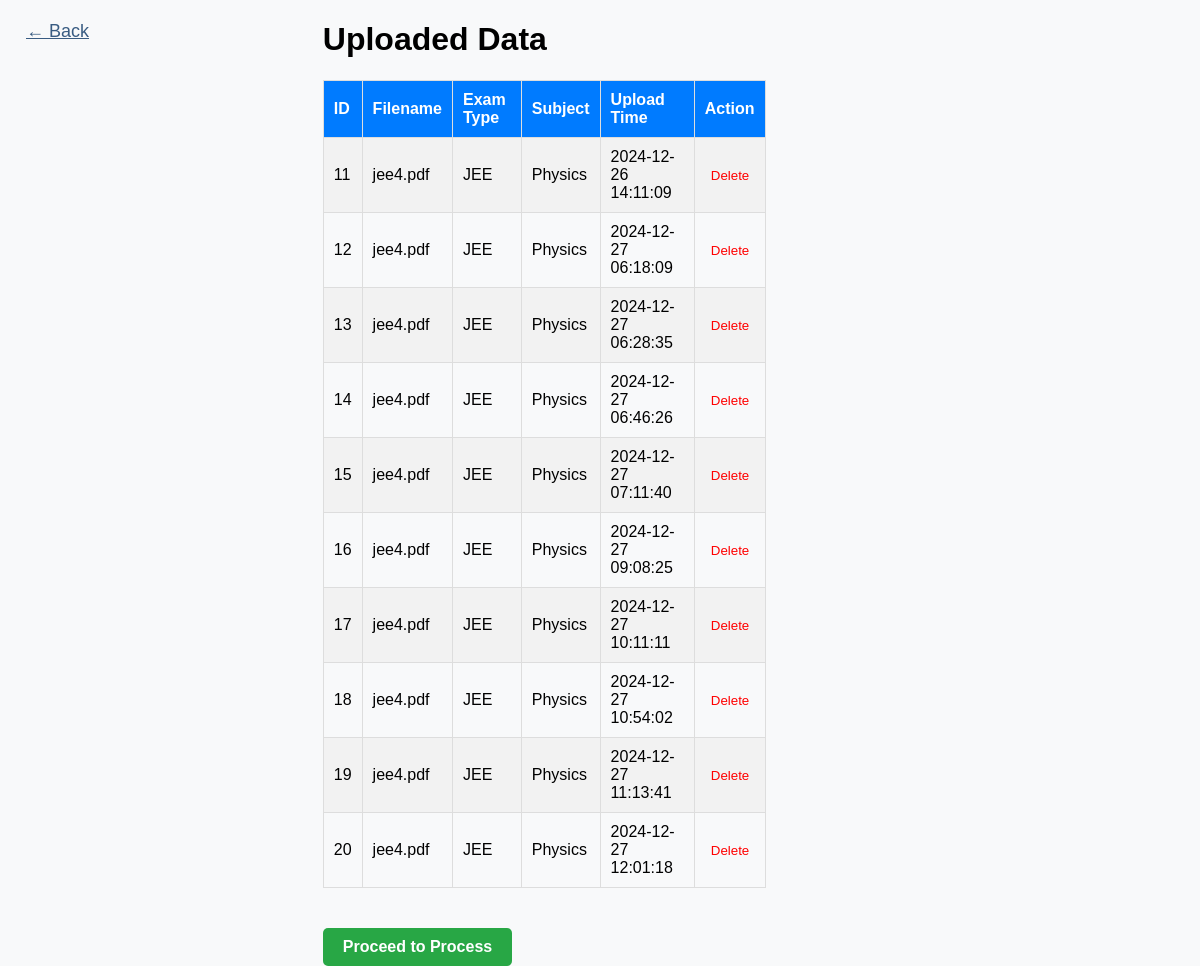
Before: /view_data with the older database file.
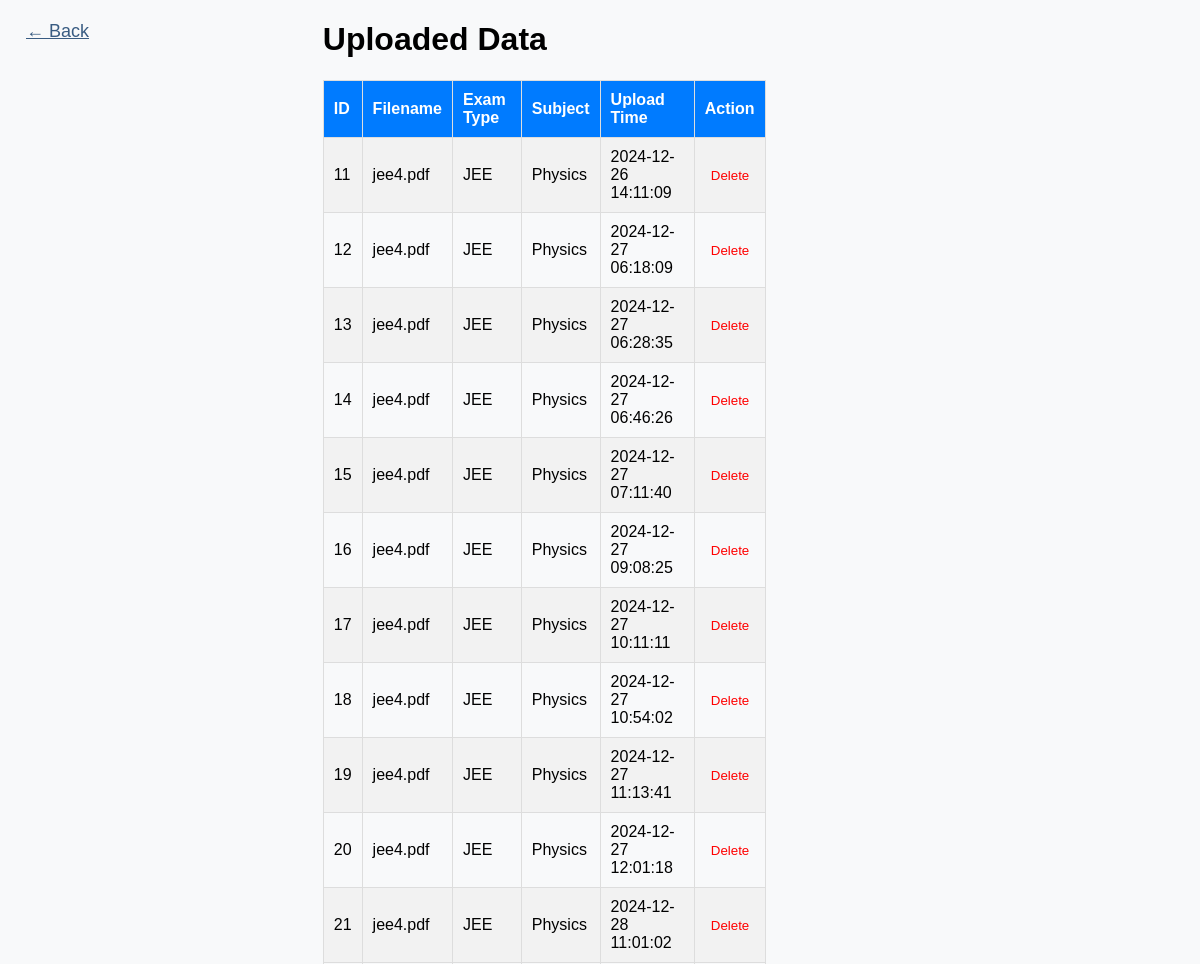
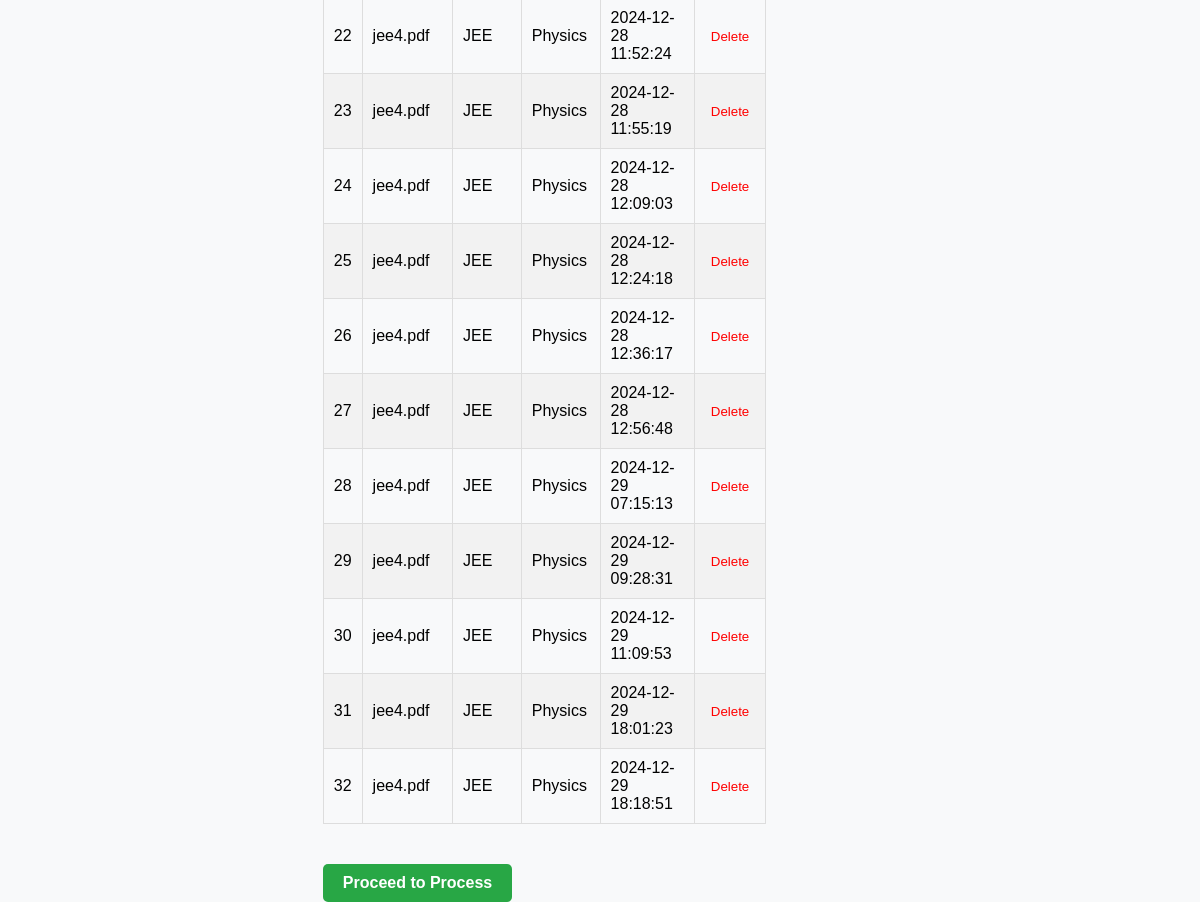
After: the same page with the newer database file (2 pictures, top to bottom).
### tables this page shows
CREATE TABLE pdfs (
            id INTEGER PRIMARY KEY AUTOINCREMENT,
            filename TEXT NOT NULL,
            exam_type TEXT NOT NULL,
            subject TEXT NOT NULL,
            upload_time TIMESTAMP DEFAULT CURRENT_TIMESTAMP
        );

### app.py (the view)
@app.route('/view_data')
def view_data():
    with sqlite3.connect(DATABASE) as conn:
        cursor = conn.cursor()
        cursor.execute('SELECT * FROM pdfs')
        rows = cursor.fetchall()
    return render_template('view_data.html', rows=rows)

### templates/view_data.html (shortened to what this page needs)
<!DOCTYPE html>
<html lang="en">
<head>
</head>
<body>
    <button class="back-button" onclick="window.location.href='/'">&larr; Back</button>
    <div class="container">
        <div class="card">
            <h1>Uploaded Data</h1>
            <table>
                <tr>
                    <th>ID</th>
                    <th>Filename</th>
                    <th>Exam Type</th>
                    <th>Subject</th>
                    <th>Upload Time</th>
                    <th>Action</th>
                </tr>
                {% for row in rows %}
                <tr>
                    <td>{{ row[0] }}</td>
                    <td>{{ row[1] }}</td>
                    <td>{{ row[2] }}</td>
                    <td>{{ row[3] }}</td>
                    <td>{{ row[4] }}</td>
                    <td>
                        <form action="{{ url_for('delete_row', id=row[0]) }}" method="POST" onsubmit="return confirm('Are you sure you want to delete this row?');">
                            <button type="submit" class="delete-button">Delete</button>
                        </form>
                    </td>
                </tr>
                {% endfor %}
            </table>
            <form action="{{ url_for('process_pdf') }}" method="POST">
                <button type="submit" class="proceed-button" onclick="showLoading();">Proceed to Process</button>
            </form>
        </div>
    </div>
</body>
</html>

### templates/view_data.html (style rules this page uses)
body, html { margin: 0; padding: 0; box-sizing: border-box; font-family: Arial, sans-serif; background-color: #f8f9fa; }
body { display: flex; flex-direction: column; align-items: center; justify-content: center; min-height: 100vh; }
.back-button { position: absolute; top: 20px; left: 20px; background-color: transparent; color: #395c82; border: none; font-size: 18px; cursor: pointer; text-decoration: underline; }
table { width: 80%; border-collapse: collapse; margin: 20px 0; }
table th, table td { border: 1px solid #ddd; padding: 10px; text-align: left; }
table th { background-color: #007bff; color: white; position: sticky; top: 0; z-index: 1; }
table tr:nth-child(even) { background-color: #f2f2f2; }
.proceed-button { margin-top: 20px; padding: 10px 20px; font-size: 16px; font-weight: bold; color: #fff; background-color: #28a745; border: none; border-radius: 5px; cursor: pointer; text-align: center; transition: background-color 0.3s ease; }
.delete-button { color: red; border: none; background: none; cursor: pointer; }

Changed rows visible on the page:
added pdfs: id "21", filename "jee4.pdf", exam_type "JEE", subject "Physics", upload_time "2024-12-28 11:01:02"
added pdfs: id "22", filename "jee4.pdf", exam_type "JEE", subject "Physics", upload_time "2024-12-28 11:52:24"
added pdfs: id "23", filename "jee4.pdf", exam_type "JEE", subject "Physics", upload_time "2024-12-28 11:55:19"
added pdfs: id "24", filename "jee4.pdf", exam_type "JEE", subject "Physics", upload_time "2024-12-28 12:09:03"
added pdfs: id "25", filename "jee4.pdf", exam_type "JEE", subject "Physics", upload_time "2024-12-28 12:24:18"
added pdfs: id "26", filename "jee4.pdf", exam_type "JEE", subject "Physics", upload_time "2024-12-28 12:36:17"
added pdfs: id "27", filename "jee4.pdf", exam_type "JEE", subject "Physics", upload_time "2024-12-28 12:56:48"
added pdfs: id "28", filename "jee4.pdf", exam_type "JEE", subject "Physics", upload_time "2024-12-29 07:15:13"
added pdfs: id "29", filename "jee4.pdf", exam_type "JEE", subject "Physics", upload_time "2024-12-29 09:28:31"
added pdfs: id "30", filename "jee4.pdf", exam_type "JEE", subject "Physics", upload_time "2024-12-29 11:09:53"
added pdfs: id "31", filename "jee4.pdf", exam_type "JEE", subject "Physics", upload_time "2024-12-29 18:01:23"
added pdfs: id "32", filename "jee4.pdf", exam_type "JEE", subject "Physics", upload_time "2024-12-29 18:18:51"
